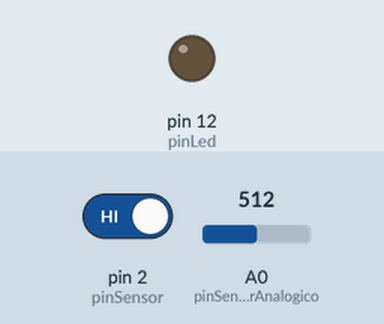
This sketch was run on a simulated Arduino Uno, built with avr-gcc and run on an emulated ATmega328P. Parts: output pins drawn as LEDs (lit = HIGH). The test bench sets the inputs (shaded band); at power-on: pin 2 (pinSensor) HIGH, A0 (pinSensorAnalogico) = 512. What the sketch prints to the serial monitor is not drawn.

Above: at 1.2 s.
1.3 s: pin 2 (pinSensor) driven LOW
At 2.2 s:
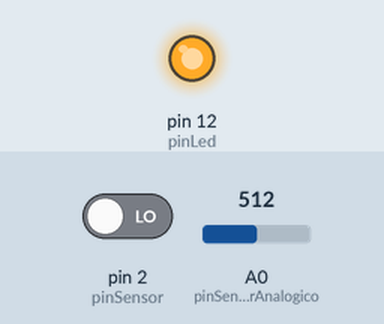
2.8 s: pin 2 (pinSensor) driven HIGH
At 3.5 s:
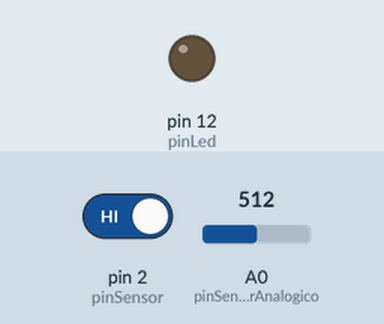
Timing chart, 0 to 5.8 s (numbered marks = the images above; inputs shaded):
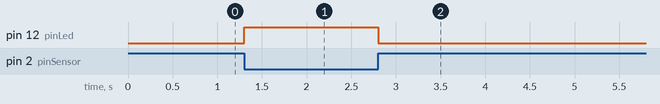

The sketch:

sensor_ir.ino
```cpp
int pinLed = 12; // led conectado no pino digital 12
int pinSensor = 2; // módulo conectado no pino digial 2
int pinSensorAnalogico = A0; // módulo conectado no pino analógico A0

void setup(){
  Serial.begin(9600);
  pinMode(pinSensor, INPUT); // define como entrada
  pinMode(pinLed, OUTPUT); // definoe como saída
  digitalWrite(pinLed, LOW); // led incia apagado
}

void loop(){
  Serial.println(analogRead(pinSensorAnalogico));
  if (digitalRead(pinSensor) == LOW){ // se for LOW
        digitalWrite(pinLed, HIGH); // acende o led
  } else { // caso contrário
        digitalWrite(pinLed, LOW); // apaga o led
  }
}
```

Measured:
- after the input at 1.3 s, pin 12 (pinLed): LOW → HIGH at once
- after the input at 2.8 s, pin 12 (pinLed): HIGH → LOW at once
